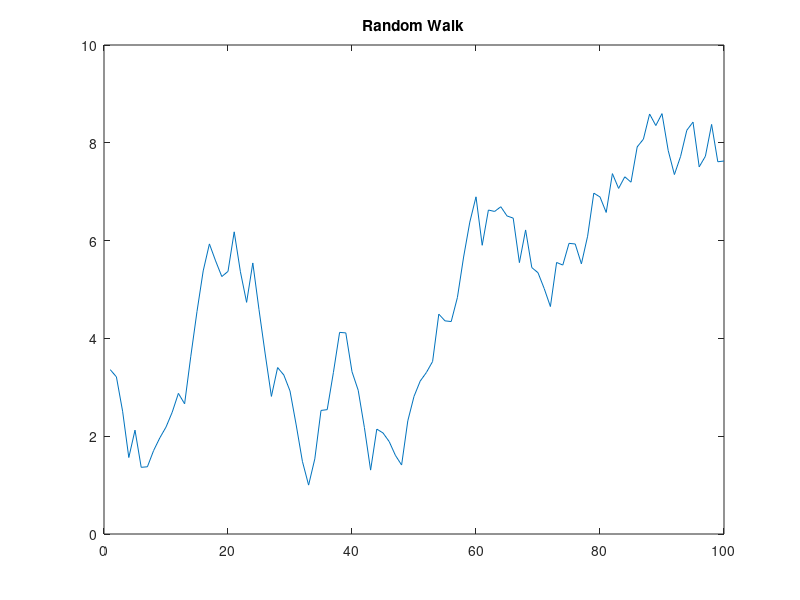
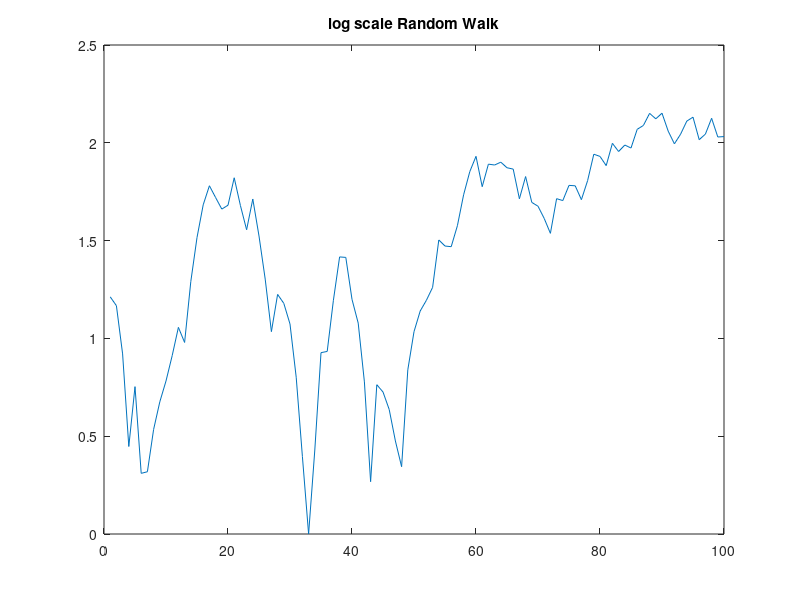
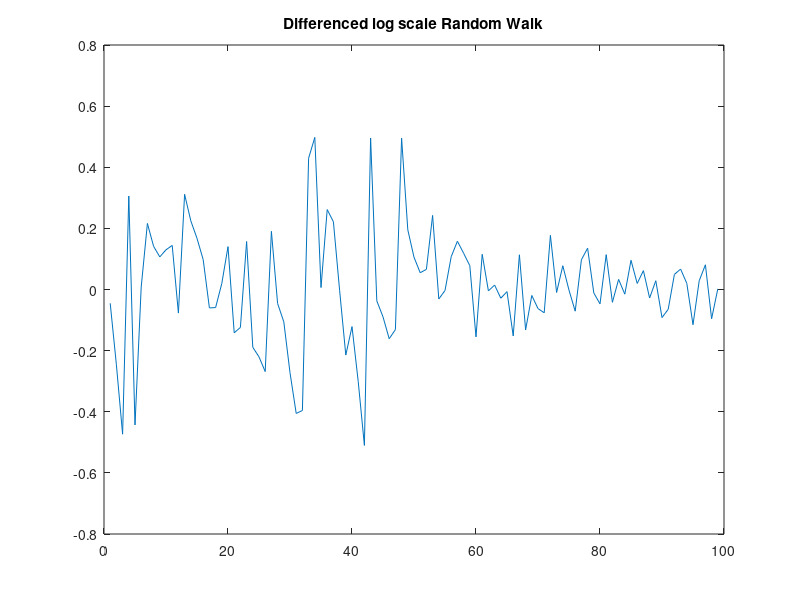

The MATLAB source for these figures, in order:
%%%% random whalk simulation to display stationary and non stationary time
%%%% series
clear all
%%%% vanilla random walk 
timestep = 100;
s = rng;
vanilla = rand(timestep,1);
for ii = 2:timestep
    vanilla(ii) = vanilla(ii)*(-1)^randi(100) ;
end
new = rand(timestep,1);
for ii = 2:timestep
    new(ii) = sum(vanilla(1:ii-1));
end
%%difference
check = min(new);
if check < 0
    new = new - check;
end
new = new+1;
newfts = diff(log(new));
figure(1) 
plot(new)
title('Random Walk')
hold on
figure(2) 
plot(log(new))
hold on
title('log scale Random Walk')
hold on 
figure(3)
plot(newfts)
title('Differenced log scale Random Walk')
hold on 
%%%% vanilla random walk with drift
